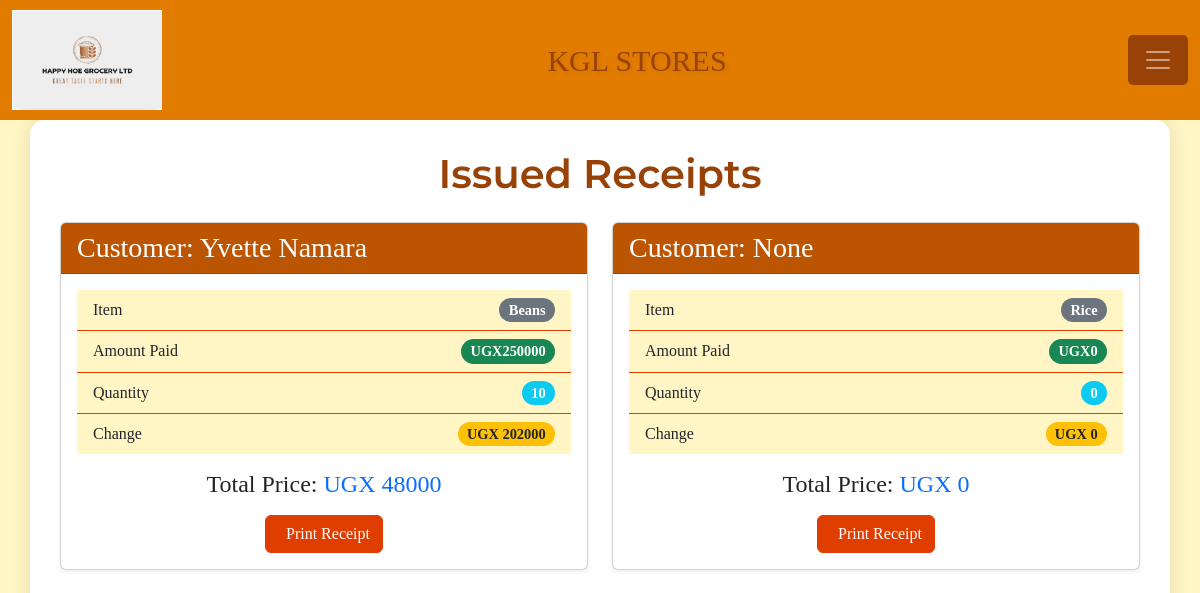
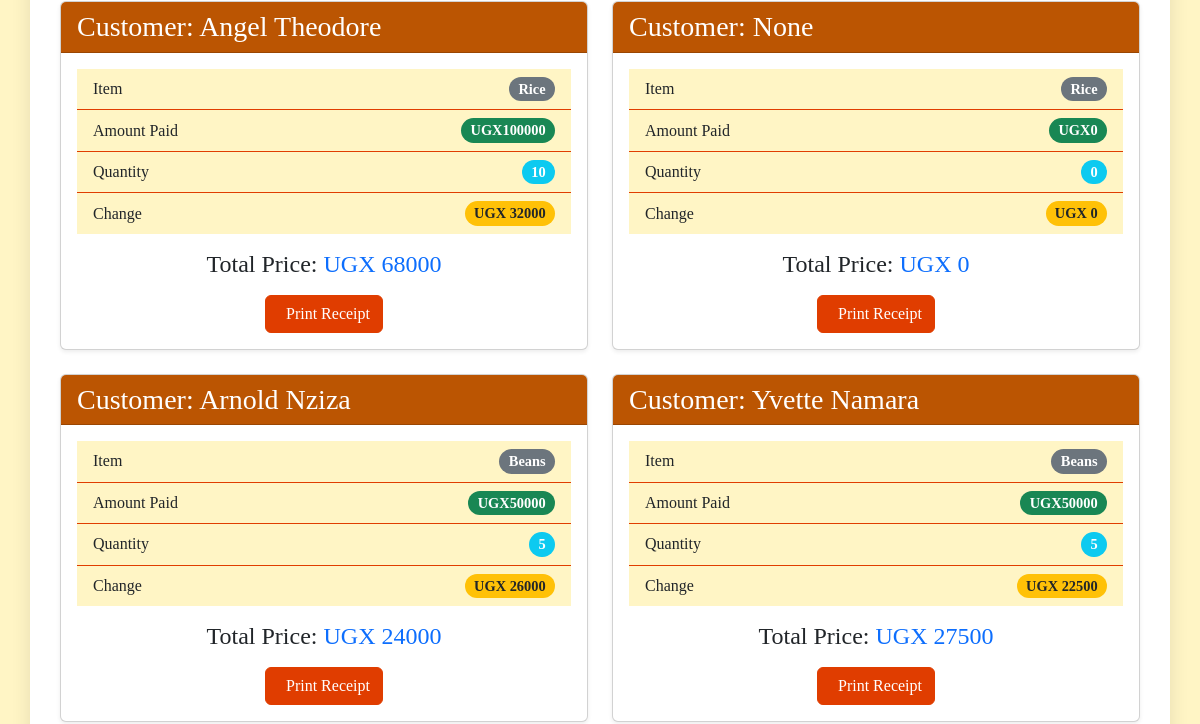
/receipt/ (signed in, upper part), run on an earlier commit of the app's database (2 pictures, top to bottom).
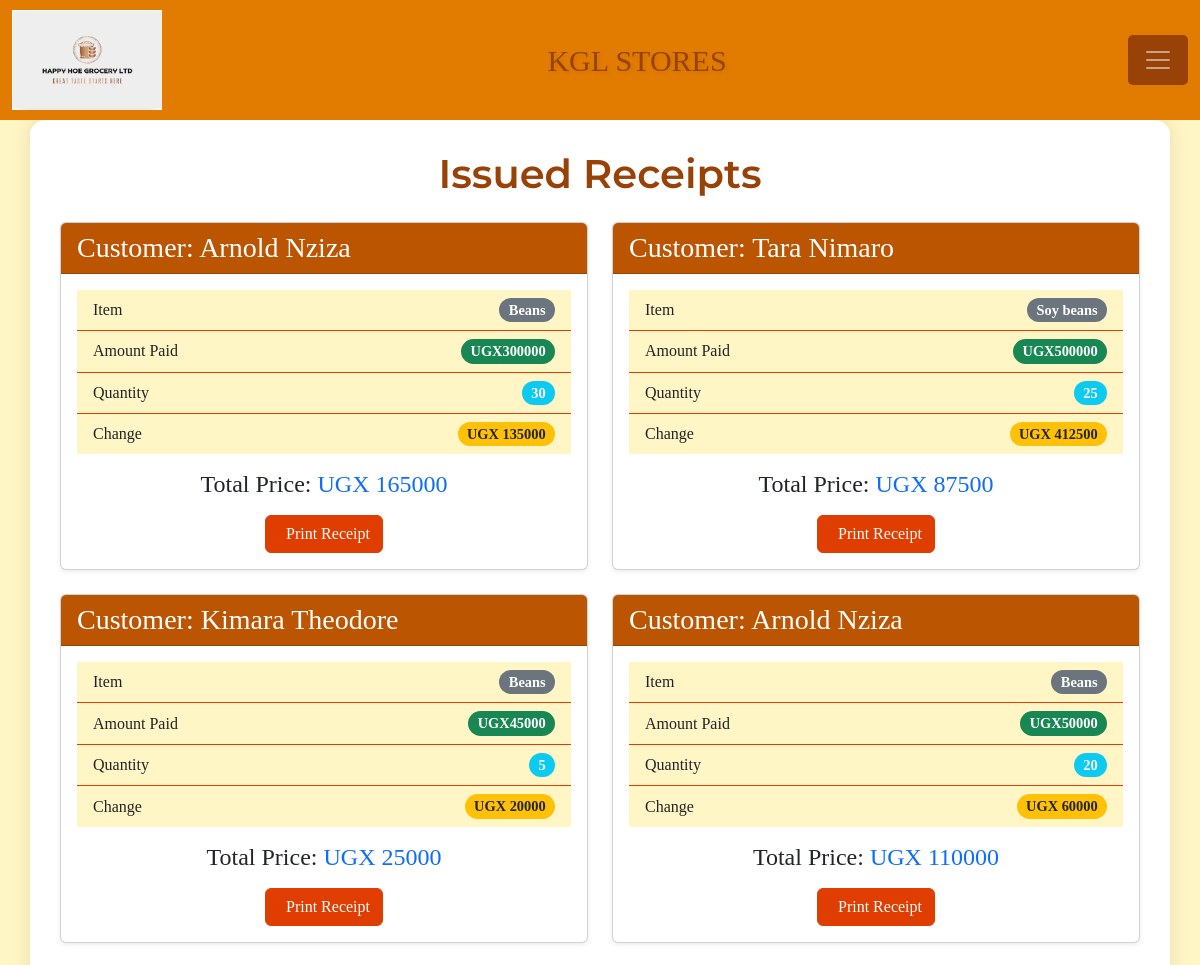
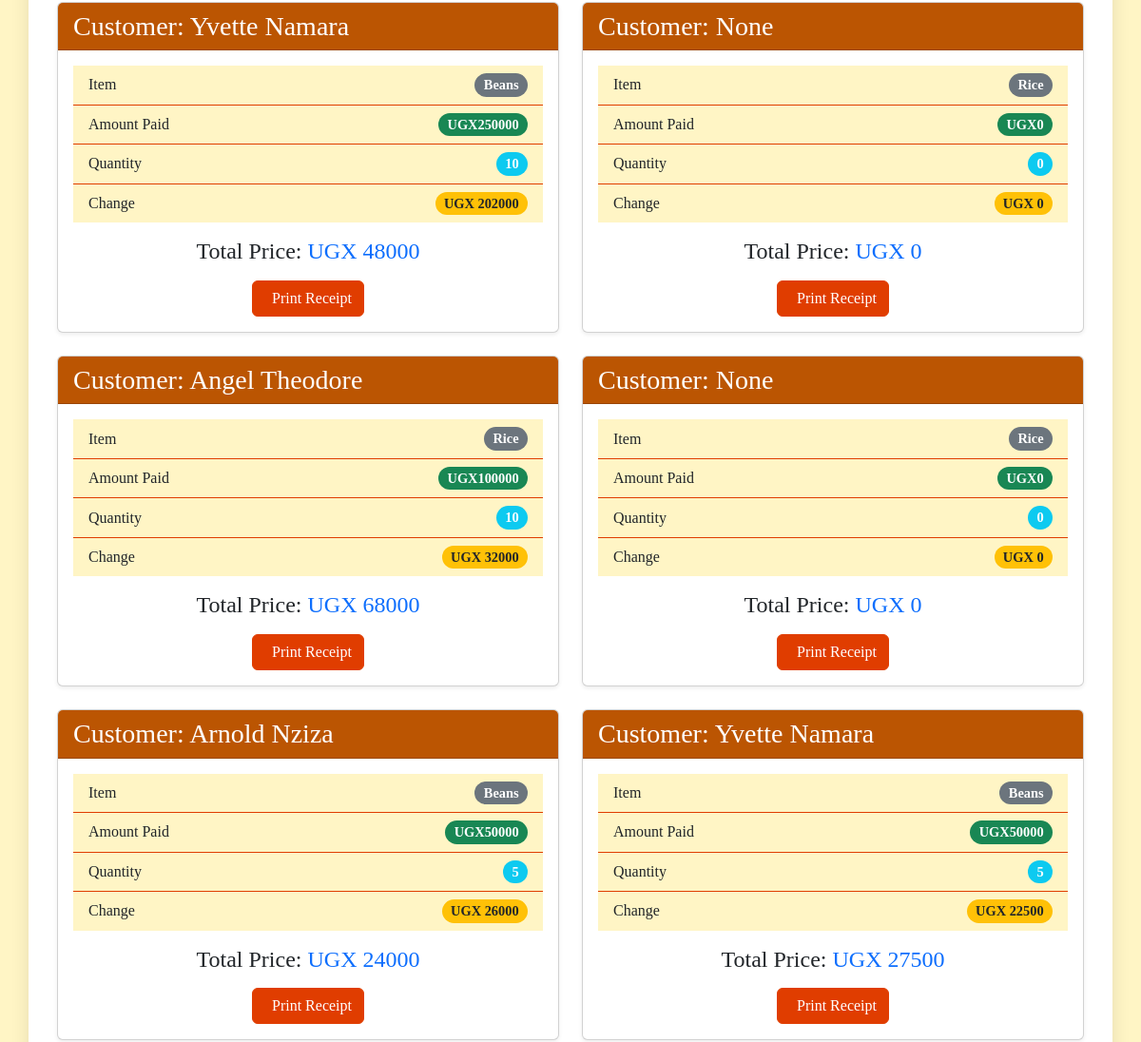
And on a later commit of the database (2 pictures, top to bottom).
### Grocery_app/models.py (models this page shows, shortened)
class Sale(models.Model):
    item = models.ForeignKey(Stockx,on_delete=models.CASCADE)
    quantity = models.IntegerField(default=0, null=False, blank=False)
    amount_received = models.IntegerField(default=0, null=False, blank=False)
    issued_to = models.CharField(max_length=50, null=True, blank=True)
    unit_price = models.IntegerField(default=0, null=True, blank=True)
    date_sold = models.DateTimeField(auto_now_add=True, null=True, blank=True)
    receipt_number = models.PositiveIntegerField(unique=True, blank=True, null=True)
    """modality = models.CharField(
        max_length=6,
        choices=SALE_MODALITY_CHOICES,
        default=CASH,
    )"""
    """def save(self, *args, **kwargs):
        if not self.receipt_number:
            last_sale = Sale.objects.all().order_by('id').last()
            self.receipt_number = (last_sale.receipt_number + 1) if last_sale else 1
        super(Sale, self).save(*args, **kwargs)"""
    def get_total(self):
        quantity = self.quantity if self.quantity is not None else 0
        unit_price = self.unit_price if self.unit_price is not None else 0
        total = quantity * unit_price
        return int(total)
    def get_change(self):
        amount_received = self.amount_received if self.amount_received is not None else 0
        total_price = self.get_total()
        change = amount_received - total_price
        return abs(int(change))

class Stockx(models.Model):
    item_name = models.CharField(max_length=50, null=True, blank=True)
    stock_type = models.CharField(max_length=50, null=True, blank=True)
    stock_source = models.CharField(max_length=50, null=True, blank=True)
    unit_cost = models.IntegerField(default=0, null=True, blank=True)
    unit_price = models.IntegerField(default=0, null=True, blank=True)
    total_quantity = models.IntegerField(default=0, null=True, blank=True)
    stock_branch = models.CharField(max_length=50, null=True, blank=True)
    stock_date = models.DateTimeField(auto_now_add=True, null=True, blank=True) #Automtically sets it when object is first recorded.
    stock_time = models.TimeField(auto_now_add=True, null=True, blank=True)
    stock_dealer = models.CharField(max_length=50, null=True, blank=True)
    stock_contact = models.IntegerField(default=0, null=True, blank=True)
    issued_quantity = models.IntegerField(default=0, null=True, blank=True)
    def __str__(self):
        return self.item_name

### Grocery_app/views.py (the view)
# urls.py: path('receipt/',views.receipt,name = 'receipt'),
@login_required
def receipt(request):
    sales = Sale.objects.all().order_by('-id')
    return render(request, 'Grocery_app/receipt.html', {'sales': sales})

### Grocery_app/templates/Grocery_app/receipt.html (shortened to what this page needs)
{% extends 'Grocery_app/base.html'%}
{% block content %}
<div class="container mt-5">
    <h1 class="text-center mb-4">Issued Receipts</h1>
    <div class="row">
    {% for sale in sales %}
        <div class="col-md-6 mb-4">
            <div class="card h-100 shadow-sm">
                <div class="card-header bg-primary text-white">
                    <h3 class="card-title mb-0">Customer: {{ sale.issued_to | title }}</h3>
                </div>
                <div class="card-body">
                    <ul class="list-group list-group-flush mb-3">
                        <li class="list-group-item d-flex justify-content-between align-items-center">
                            Item
                            <span class="badge bg-secondary rounded-pill">{{ sale.item }}</span>
                        </li>
                        <li class="list-group-item d-flex justify-content-between align-items-center">
                            Amount Paid
                            <span class="badge bg-success rounded-pill">UGX{{ sale.amount_received }}</span>
                        </li>
                        <li class="list-group-item d-flex justify-content-between align-items-center">
                            Quantity
                            <span class="badge bg-info rounded-pill">{{ sale.quantity }}</span>
                        </li>
                        <li class="list-group-item d-flex justify-content-between align-items-center">
                            Change
                            <span class="badge bg-warning text-dark rounded-pill">UGX {{ sale.get_change }}</span>
                        </li>
                    </ul>
                    <h4 class="text-center mb-3">Total Price: <span class="text-primary">UGX {{ sale.get_total }}</span></h4>
                    <div class="text-center">
                        <a href="{% url 'receipt_detail' sale.id %}" class="btn btn-danger">
                             Print Receipt
                        </a>
                    </div>
                </div>
            </div>
        </div>
    {% endfor %}
    </div>
</div><br><br>
{% endblock %}

What changed in the data, as far as the page shows it:
added Sale: issued_to "Arnold Nziza", item "Beans", amount_received "300000", quantity "30", get_change "135000", get_total "165000"
added Sale: issued_to "Tara Nimaro", item "Soy beans", amount_received "500000", quantity "25", get_change "412500", get_total "87500"
added Sale: issued_to "Kimara Theodore", item "Beans", amount_received "45000", quantity "5", get_change "20000", get_total "25000"
added Sale: issued_to "Arnold Nziza", item "Beans", amount_received "50000", quantity "20", get_change "60000", get_total "110000"
